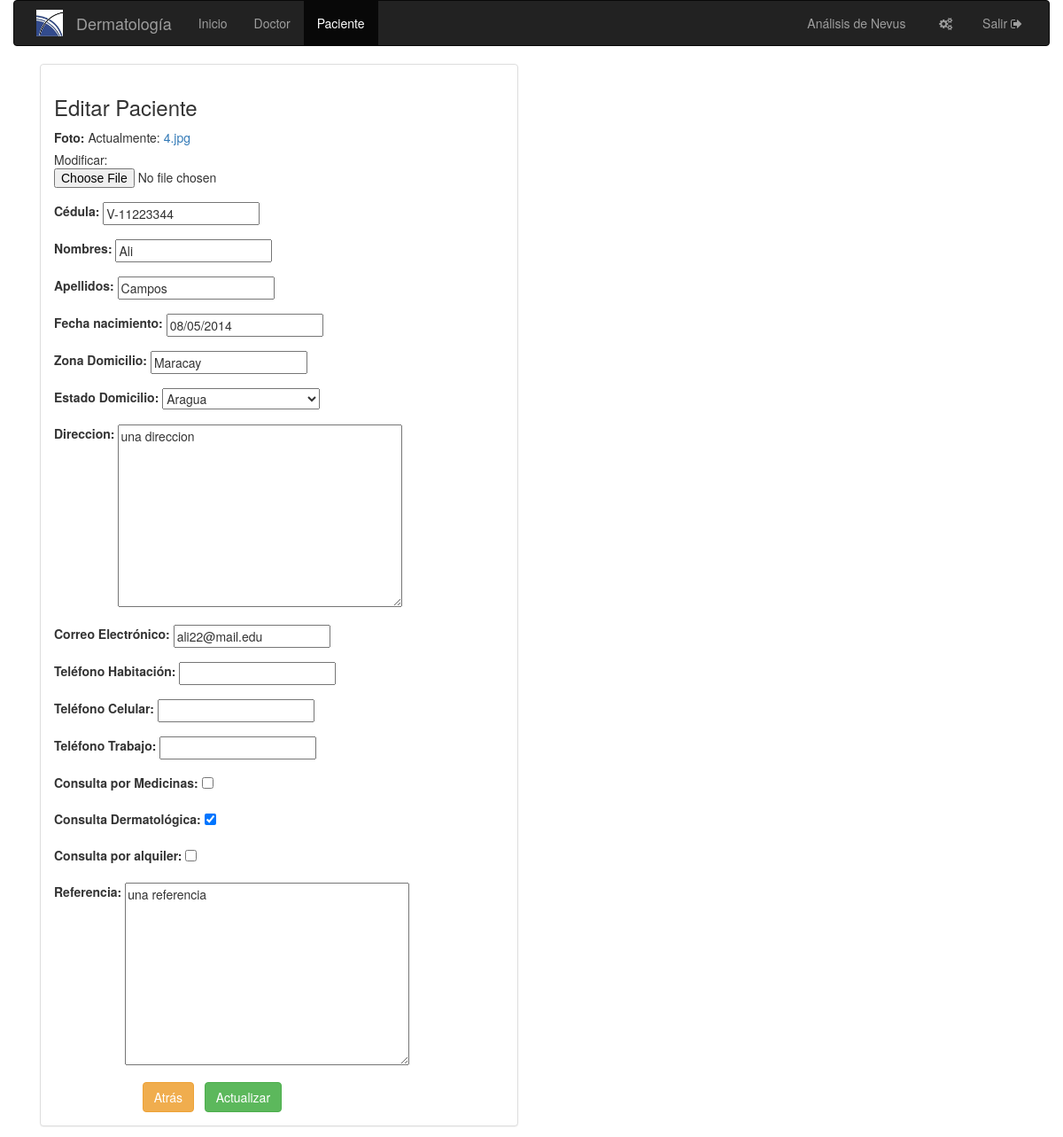
/paciente/2/editar/ (signed in), run on the app's committed database.
### boletin/models.py (models this page shows, shortened)
class Paciente(models.Model):
    ESTADOS = [
        ('1', 'Amazonas'),
        ('2', 'Anzoátegui'),
        ('3', 'Apure'),
        ('4', 'Aragua'),
        ('5', 'Barinas'),
        ('6', 'Bolívar'),
        ('7', 'Carabobo'),
        ('8', 'Cojedes'),
        ('9', 'Delta Amacuro'),
        ('10', 'Falcón'),
        ('11', 'Guárico'),
        ('12', 'Lara'),
        ('13', 'Mérida'),
        ('14', 'Miranda'),
        ('15', 'Monagas'),
        ('16', 'Nueva Esparta'),
        ('17', 'Portuguesa'),
        ('18', 'Sucre'),
        ('19', 'Táchira'),
        ('20', 'Trujillo'),
        ('21', 'Vargas'),
        ('22', 'Yaracuy'),
        ('23', 'Zulia'),
        ('24', 'Distrito Capital'),
        ('25', 'Dependencias Federales'),
    ]
    foto_paciente = models.FileField("Foto")
    doctor = models.ForeignKey(Doctor, on_delete=models.PROTECT)
    creado = models.DateTimeField(auto_now_add=True, auto_now=False)
    actualizado = models.DateTimeField(auto_now_add=False, auto_now=True)
    cedula = models.CharField("Cédula", max_length=10)
    nombres = models.CharField(max_length=120)
    apellidos = models.CharField(max_length=120)
    email = models.EmailField("Correo Electrónico")
    fecha_nacimiento = models.DateField("Fecha de Nacimiento")
    zona_residencia = models.CharField("Zona Domicilio", max_length=120)
    estado_residencia = models.CharField("Estado Domicilio",
                                         default=ESTADOS[0][0],
                                         choices=ESTADOS, max_length=2)
    direccion = models.CharField("Dirección", max_length=500)
    telefono_habitacion = models.CharField("Teléfono Habitación", blank=True,
                                           default=None, max_length=11)
    telefono_celular = models.CharField("Teléfono Celular", blank=True,
                                        default=None, max_length=11)
    telefono_trabajo = models.CharField("Teléfono Trabajo", blank=True,
                                        default=None, max_length=11)
    consulta_medicina = models.BooleanField("Consulta por Medicinas",
                                            default=False)
    consulta_dermatologia = models.BooleanField("Consulta Dermatológica",
                                                default=False)
    consulta_alquiler = models.BooleanField("Consulta por alquiler",
                                            default=False)
    referencia = models.CharField(max_length=500, default=None)

### boletin/views.py (the view, shortened to what this page needs)
# urls.py: url(r'^paciente/(?P<paciente_id>[0-9]+)/editar/$', views.editar_paciente,
def editar_paciente(request, paciente_id):
    if not request.user.is_authenticated():
        return HttpResponseRedirect("/iniciar_sesion/")
    paciente_id = get_object_or_404(Paciente, pk=paciente_id)
    form = PacienteForm(request.POST or None, instance=paciente_id)
    return render(request, "editar_paciente.html", {
        "paciente_id": paciente_id,
        "form": form,
        "doctor_id": paciente_id.doctor,
    })

### boletin/forms.py
class PacienteForm(forms.ModelForm):
    fecha_nacimiento = forms.DateField(
        widget=forms.widgets.DateInput(
            format="%d/%m/%Y",
            attrs={'class': 'datepicker'}
        ),
        input_formats=('%d-%m-%Y', '%d/%m/%Y', '%d/%m/%y',)
    )
    referencia = forms.CharField(widget=forms.Textarea)
    direccion = forms.CharField(widget=forms.Textarea)
    class Meta:  # pylint: disable=C1001
        model = Paciente
        fields = [
            "foto_paciente",
            "cedula",
            "nombres",
            "apellidos",
            "fecha_nacimiento",
            "zona_residencia",
            "estado_residencia",
            "direccion",
            "email",
            "telefono_habitacion",
            "telefono_celular",
            "telefono_trabajo",
            "consulta_medicina",
            "consulta_dermatologia",
            "consulta_alquiler",
            "referencia",
        ]

### templates/editar_paciente.html (shortened to what this page needs)
{% extends 'base.html' %}
{% block paciente_activo %}active{% endblock %}
{% block content %}
<div class="container">
<div class="row-fluid">
    <div class=" col-md-6">
      <div class="panel panel-default">
        <div class="panel-body">
          <h3>Editar Paciente</h3>
          <form class="" role="form" action="" method="POST" enctype="multipart/form-data">
            {% include 'plantilla_registro_campo.html' %}
            <div class="form-group">
              <div class="col-sm-offset-2 col-sm-10">
                <button type="button" onclick="javascript:history.go(-1);" class="btn btn-warning">Atrás</button>&nbsp;&nbsp;
                <button type="submit" class="btn btn-success">Actualizar</button>
              </div>
            </div>
          </form>
        </div>
      </div>
    </div>
</div>
</div>
{% endblock %}

### templates/plantilla_registro_campo.html (shortened to what this page needs)
{% load i18n %}
{% language 'es' %}
{% for field in form %}
  <div class="form-group">
    <div class="col-sm-offset-2 col-sm-10">
    </div>
    {{ field.label_tag }} {{ field }}
  </div>
{% endfor %}
{% endlanguage %}

### boletin/static/css/base.css (style rules this page uses)
div label { vertical-align:top; }

### data on the page
Paciente: form "V-11223344" "Ali" "Campos" "08/05/2014" "Maracay" "Aragua" "una direccion" "ali22@mail.edu" "☑" "una referencia"

### other printed values
{{ field.label_tag }} "Foto:" "Cédula:" "Nombres:" "Apellidos:" "Fecha nacimiento:" "Zona Domicilio:" "Estado Domicilio:" "Direccion:" "Correo Electrónico:" "Teléfono Habitación:" "Teléfono Celular:" "Teléfono Trabajo:" "Consulta por Medicinas:" "Consulta Dermatológica:" "Consulta por alquiler:" "Referencia:"
